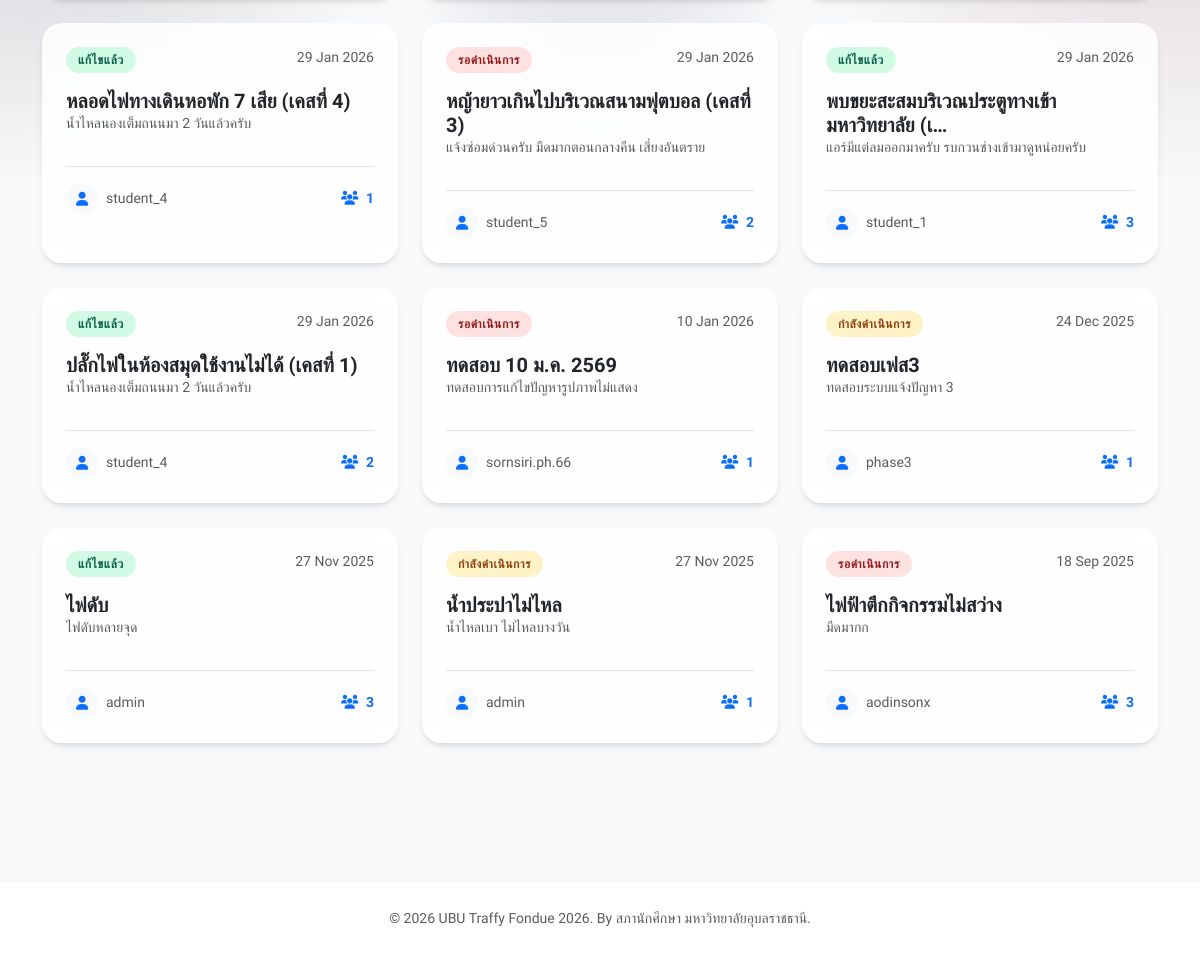
The app's page / (signed in, lower part), older data.
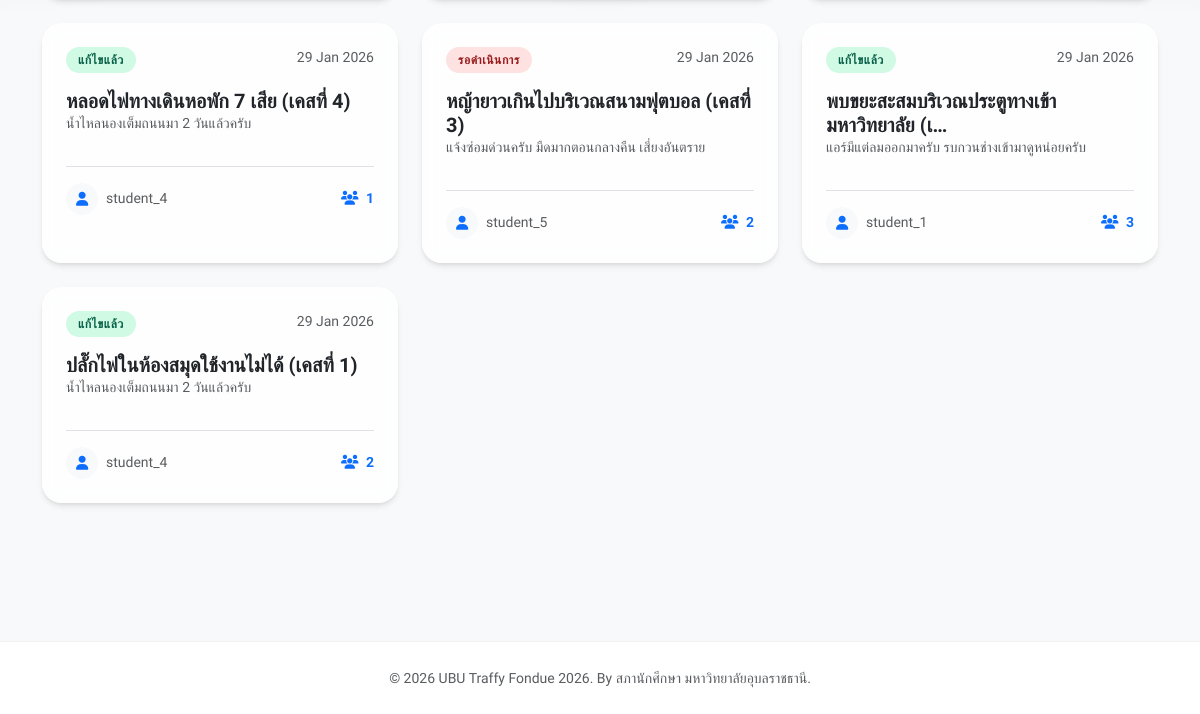
The same page, newer data.
### core/models.py (models this page shows, shortened)
class Case(models.Model):
    STATUS_CHOICES = [
        ('pending', 'รอดำเนินการ'),
        ('in_progress', 'กำลังดำเนินการ'),
        ('resolved', 'แก้ไขแล้ว'),
    ]
    CATEGORY_CHOICES = [
        ('electrical', 'ไฟฟ้า'),
        ('water_supply', 'ประปา'),
        ('road_damage', 'ถนน/ทางเท้า'),
        ('other', 'อื่นๆ'),
    ]
    title = models.CharField(max_length=200)
    description = models.TextField()
    status = models.CharField(max_length=20, choices=STATUS_CHOICES, default='pending')
    category = models.CharField(max_length=50, choices=CATEGORY_CHOICES)
    reporter = models.ForeignKey(User, on_delete=models.CASCADE, related_name='reported_cases')
    created_at = models.DateTimeField(auto_now_add=True)
    updated_at = models.DateTimeField(auto_now=True)
    image_file = models.ImageField(upload_to='case_images/', blank=True, null=True)

### core/views.py (the view)
# urls.py: path('', views.home_view, name='home'),
def home_view(request):
    sort_by = request.GET.get('sort', '-created_at')
    query = request.GET.get('q')
    all_cases = Case.objects.annotate(
        follower_count=Count('followers')
    )
    if query:
        all_cases = all_cases.filter(title__icontains=query)
    all_cases = all_cases.order_by(sort_by)
    context = {
        'all_cases': all_cases,
        'status_choices': Case.STATUS_CHOICES, # ส่งตัวเลือกสถานะไปด้วย
        'query': query, # ส่งคำค้นหากลับไปที่ Template เพื่อแสดงในช่องค้นหา
    }
    if request.headers.get('HX-Request') == 'true':
        return render(request, 'core/partials/case_list.html', context)
    return render(request, 'core/home.html', context)

### core/templates/core/home.html (shortened to what this page needs)
{% extends 'core/base.html' %}
{% load static %}
{% block content %}
<div class="container pb-5" style="margin-top: 40px; position: relative; z-index: 50;">
    <div class="row g-4" id="case-list-container">
        {% include 'core/partials/case_list.html' %}
    </div>
    <div class="text-center mt-5">
        <a href="?all=true" class="btn btn-outline-light rounded-pill px-4 py-2">
        </a>
    </div>
</div>
{% endblock %}

### core/templates/core/partials/case_list.html (shortened to what this page needs)
{% for case in all_cases %}
<div class="col-md-6 col-lg-4">
    <div class="card-glass h-100 position-relative">
        <div class="card-body p-4 d-flex flex-column">
            <div class="d-flex justify-content-between align-items-start mb-3">
                <span class="status-badge
                    {% if case.status == 'pending' %}status-pending
                    {% elif case.status == 'in_progress' %}status-working
                    {% else %}status-done{% endif %}">
                    {{ case.get_status_display }}
                </span>
                <small class="text-muted">{{ case.created_at|date:"d M Y" }}</small>
            </div>
            <h5 class="card-title fw-bold">
                <a href="{% url 'case_detail' case.id %}" class="text-decoration-none text-dark stretched-link">
                    {{ case.title|truncatechars:40 }}
                </a>
            </h5>
            <p class="card-text text-muted small flex-grow-1">
                {{ case.description|truncatechars:80 }}
            </p>
            <div class="d-flex align-items-center justify-content-between mt-3 pt-3 border-top">
                <div class="d-flex align-items-center">
                    <div class="bg-light rounded-circle text-primary d-flex align-items-center justify-content-center me-2" style="width: 32px; height: 32px;">
                        <i class="fa-solid fa-user small"></i>
                    </div>
                    <span class="small text-muted">{{ case.reporter.username }}</span>
                </div>
                <div class="small fw-bold text-primary">
                    <i class="fa-solid fa-users me-1"></i> {{ case.follower_count }}
                </div>
            </div>
        </div>
    </div>
</div>
{% endfor %}

Row changes from the older to the newer data that the page shows:
removed Case: status "รอดำเนินการ", created_at "10 Jan 2026", title "ทดสอบ 10 ม.ค. 2569", description "ทดสอบการแก้ไขปัญหารูปภาพไม่แสดง", reporter.username "sornsiri.ph.66", follower_count "1"
removed Case: status "กำลังดำเนินการ", created_at "24 Dec 2025", title "ทดสอบเฟส3", description "ทดสอบระบบแจ้งปัญหา 3", reporter.username "phase3", follower_count "1"
removed Case: status "แก้ไขแล้ว", created_at "27 Nov 2025", title "ไฟดับ", description "ไฟดับหลายจุด", reporter.username "admin", follower_count "3"
removed Case: status "กำลังดำเนินการ", created_at "27 Nov 2025", title "น้ำประปาไม่ไหล", description "น้ำไหลเบา ไม่ไหลบางวัน", reporter.username "admin", follower_count "1"
removed Case: status "รอดำเนินการ", created_at "18 Sep 2025", title "ไฟฟ้าตึกกิจกรรมไม่สว่าง", description "มืดมากก", reporter.username "aodinsonx", follower_count "3"
